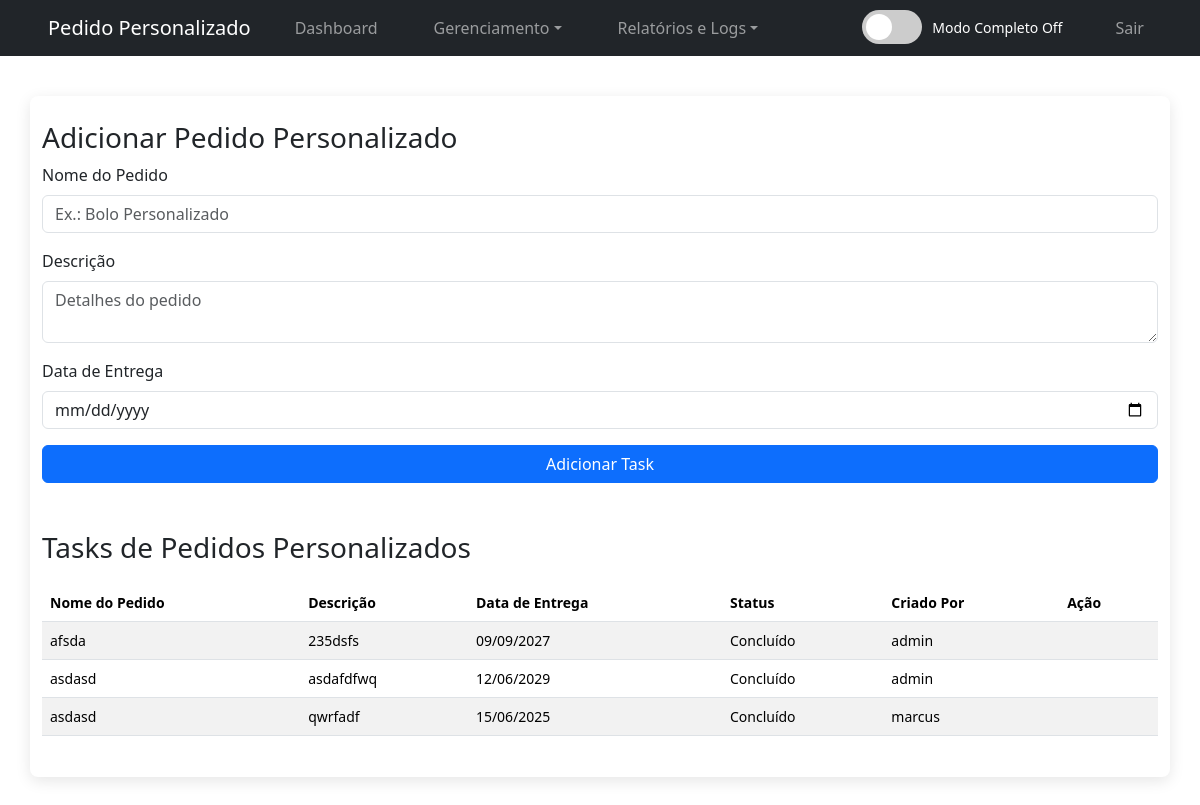
The page /pedido_personalizado.php (signed in) on the database its author committed.
### tables this page shows
CREATE TABLE `tasks` (
  `id` int(11) NOT NULL AUTO_INCREMENT,
  `nome_pedido` varchar(255) NOT NULL,
  `descricao` text DEFAULT NULL,
  `data_entrega` date DEFAULT NULL,
  `status` enum('pendente','concluido') DEFAULT 'pendente',
  `criado_por` varchar(50) DEFAULT NULL,
  `criado_em` timestamp NOT NULL DEFAULT current_timestamp(),
  PRIMARY KEY (`id`)
);

### pedido_personalizado.php (the view, shortened to what this page needs)
<?php
require_once 'conexao.php';
$sql_tasks = "SELECT * FROM tasks ORDER BY criado_em DESC";
$resultado_tasks = $conexao->query($sql_tasks);
$tasks = [];
while ($row = $resultado_tasks->fetch_assoc()) {
    $tasks[] = $row;
}
?>
<!DOCTYPE html>
<html lang="pt-BR">
<head>
    <link rel="stylesheet" href="style.css">
    <link href="https://cdn.jsdelivr.net/npm/bootstrap@5.3.3/dist/css/bootstrap.min.css" rel="stylesheet">
</head>
<body>
    <?php include 'navbar.php'; ?>
    <div class="container">
        <h3>Adicionar Pedido Personalizado</h3>
        <form action="pedido_personalizado.php" method="post">
            <div class="mb-3">
                <label for="nome_pedido" class="form-label">Nome do Pedido</label>
                <input type="text" class="form-control" id="nome_pedido" name="nome_pedido" placeholder="Ex.: Bolo Personalizado" required>
            </div>
            <div class="mb-3">
                <label for="descricao" class="form-label">Descrição</label>
                <textarea class="form-control" id="descricao" name="descricao" placeholder="Detalhes do pedido"></textarea>
            </div>
            <div class="mb-3">
                <label for="data_entrega" class="form-label">Data de Entrega</label>
                <input type="date" class="form-control" id="data_entrega" name="data_entrega" required>
            </div>
            <button type="submit" name="adicionar" class="btn btn-primary">Adicionar Task</button>
        </form>
        <h3 class="mt-5">Tasks de Pedidos Personalizados</h3>
        <?php if (empty($tasks)): ?>
            <p>Nenhuma task cadastrada ainda.</p>
        <?php else: ?>
            <table class="table table-striped">
                <thead>
                    <tr>
                        <th>Nome do Pedido</th>
                        <th>Descrição</th>
                        <th>Data de Entrega</th>
                        <th>Status</th>
                        <th>Criado Por</th>
                        <th>Ação</th>
                    </tr>
                </thead>
                <tbody>
                    <?php foreach ($tasks as $task): ?>
                        <tr>
                            <td><?php echo htmlspecialchars($task['nome_pedido']); ?></td>
                            <td><?php echo htmlspecialchars($task['descricao'] ?? 'Sem descrição'); ?></td>
                            <td><?php echo date('d/m/Y', strtotime($task['data_entrega'])); ?></td>
                            <td><?php echo $task['status'] === 'pendente' ? 'Pendente' : 'Concluído'; ?></td>
                            <td><?php echo htmlspecialchars($task['criado_por']); ?></td>
                            <td>
                            </td>
                        </tr>
                    <?php endforeach; ?>
                </tbody>
            </table>
        <?php endif; ?>
    </div>
</body>
</html>

### style.css (style rules this page uses)
* { margin: 0; padding: 0; box-sizing: border-box; }
body { font-family: 'Segoe UI', Arial, sans-serif; background-color: #f5f6fa; color: #333; line-height: 1.6; }
.container { width: 70%; max-width: 900px; margin: 40px auto; background-color: white; padding: 25px; box-shadow: 0 4px 15px rgba(0,0,0,0.1); border-radius: 8px; }
input, select, textarea, button { width: 100%; padding: 12px; margin: 10px 0; border-radius: 5px; border: 1px solid #ddd; font-size: 15px; transition: border-color 0.3s ease; }
textarea { resize: vertical; min-height: 120px; }
button { background-color: #e74c3c; color: white; cursor: pointer; font-weight: bold; transition: background-color 0.3s ease, transform 0.2s ease; }
table { width: 100%; border-collapse: collapse; margin-top: 20px; font-size: 14px; }
th, td { padding: 12px 15px; border: 1px solid #ddd; text-align: left; }
th { background-color: #2c3e50; color: white; font-weight: bold; }
tr:nth-child(even) { background-color: #f9f9f9; }
.btn { display: inline-block; padding: 8px 12px; text-decoration: none; border-radius: 4px; font-size: 14px; transition: background-color 0.3s ease, transform 0.2s ease; }

### rows shown on the page
tasks: nome_pedido "afsda", descricao "235dsfs", data_entrega "09/09/2027", status "Concluído", criado_por "admin"
tasks: nome_pedido "asdasd", descricao "asdafdfwq", data_entrega "12/06/2029", status "Concluído", criado_por "admin"
tasks: nome_pedido "asdasd", descricao "qwrfadf", data_entrega "15/06/2025", status "Concluído", criado_por "marcus"

### other values the page prints
$title "Pedido Personalizado"
